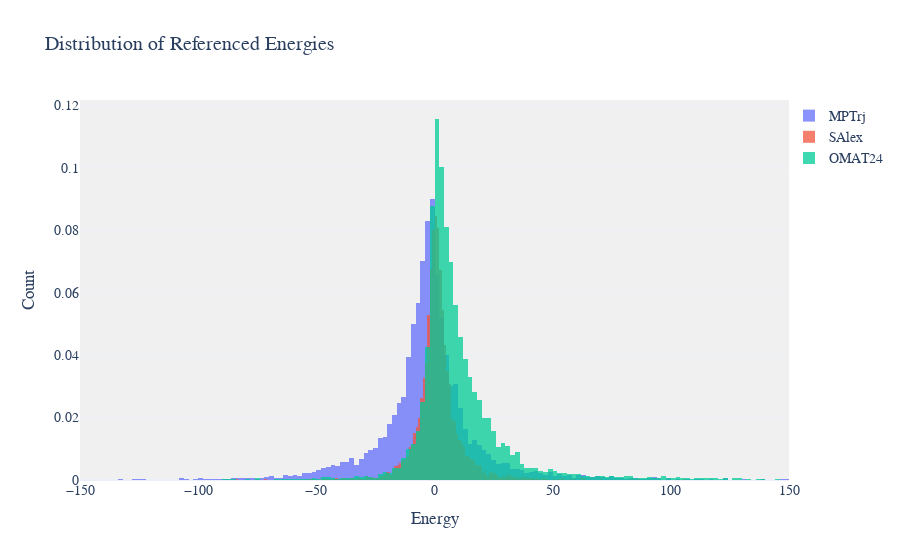

This figure's notebook cell:
### Code cell
plot_both(
    {
        "MPTrj": mptrj_energies,
        "SAlex": salex_energies,
        "OMAT24": omat24_energies,
    },
    x_range=(-150, 150),
    title="Distribution of Referenced Energies",
)

### Figure 1 — Plotly figure (JSON) as saved in the notebook; plotly's stock layout.template omitted (floating-point values rounded to 4 significant figures; data arrays with more than 128 entries replaced by an {"elided": "..."} marker saying what was removed)
{"data": [{"histnorm": "probability", "name": "MPTrj", "opacity": 0.75, "type": "histogram", "x": {"elided": "10000 float values"}}, {"histnorm": "probability", "name": "SAlex", "opacity": 0.75, "type": "histogram", "x": {"elided": "10000 float values"}}, {"histnorm": "probability", "name": "OMAT24", "opacity": 0.75, "type": "histogram", "x": {"elided": "10000 float values"}}], "layout": {"barmode": "overlay", "font": {"family": "Arial", "size": 14}, "hovermode": "closest", "legend": {"bgcolor": "rgba(255, 255, 255, 0.5)", "bordercolor": "rgba(0, 0, 0, 0.1)", "x": 1, "y": 1}, "plot_bgcolor": "rgba(240, 240, 240, 0.95)", "title": {"text": "Distribution of Referenced Energies"}, "xaxis": {"range": [-150, 150], "title": {"text": "Energy"}}, "yaxis": {"title": {"text": "Count"}}}}
